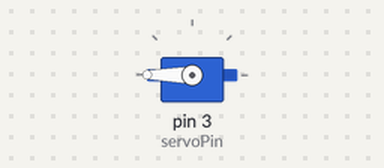
Simulated run of this sketch. Board: Arduino Uno, built with avr-gcc and run on an emulated ATmega328P. Parts: servo.

Above: at 0.05 s.
Timing chart, 0 to 3.0 s (numbered marks = the images above):
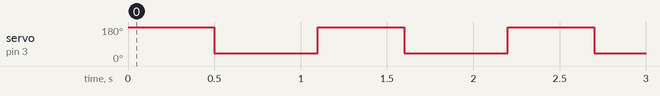

Measured:
- by itself, servo on pin 3 (servoPin): alternates 180° for 0.50 s and 40° for 0.60 s

The sketch:

Controlling_Servo_Motor.ino
```cpp
#include <Servo.h>
#define servoPin 3
Servo mServo;

void setup() {
mServo.attach(servoPin);
}

void loop() {
mServo.write(180);
delay(500);
mServo.write(40);
delay(600);
}
```
